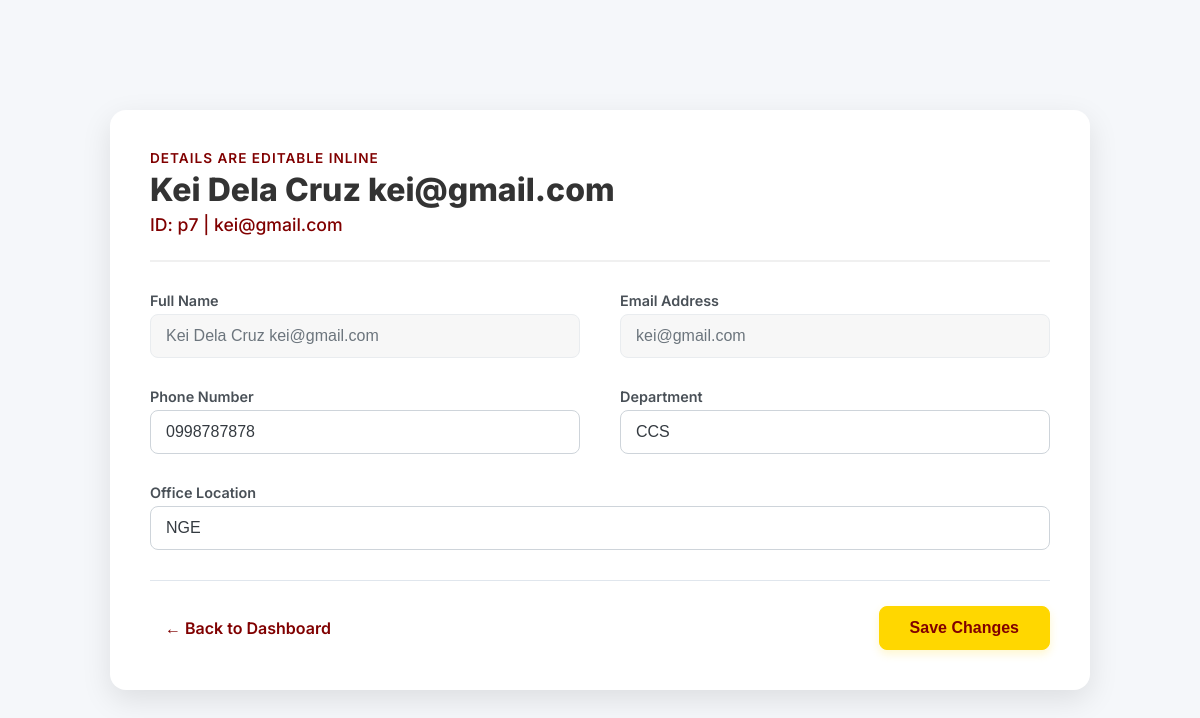
Page /professor/profile/ (signed in) on the earlier database version.
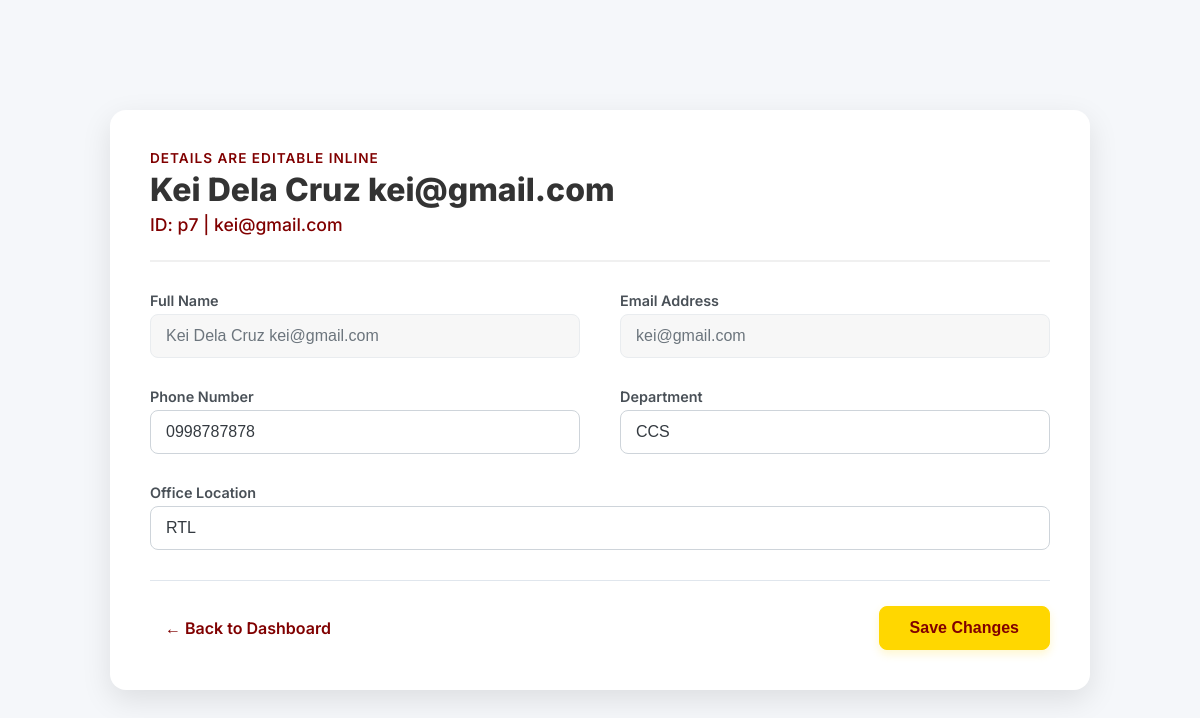
Same page on the later database version.
### professor_inline/models.py (models this page shows, shortened)
class Professor(models.Model):
    user = models.OneToOneField(User, on_delete=models.CASCADE)
    first_name = models.CharField(max_length=100)
    last_name = models.CharField(max_length=100)
    email = models.EmailField(unique=True) # Usually linked to user.email
    profile_picture = models.ImageField(upload_to='professor_pics/', blank=True, null=True)
    department = models.CharField(max_length=100, blank=True)
    office_location = models.CharField(max_length=100, blank=True)
    phone_number = models.CharField(max_length=20, blank=True, null=True) # New field
    @property
    def full_name(self):
        return f"{self.first_name} {self.last_name}".strip()

### professor_inline/views.py (the view)
# urls.py: path('professor/profile/', views.professor_profile_page, name='professor_profile_page'),
@login_required
def professor_profile_page(request):
    professor, created = Professor.objects.get_or_create(user=request.user)
    professor_pk = professor.pk
    context = {
        'professor': professor,
        'professor_pk': professor_pk,
        'first_name': professor.first_name,
        'last_name': professor.last_name,
        'email': professor.email, # This field is READONLY in the design
        'phone_number': getattr(professor, 'phone_number', ''),
        'department': professor.department,
        'office_location': professor.office_location,
        'api_url': f'/api/professors/{professor_pk}/profile',
    }
    return render(request, 'professor_inline/profile.html', context)

### professor_inline/templates/professor_inline/profile.html (shortened to what this page needs)
{% load static %}
<!DOCTYPE html>
<html lang="en">
<head>
    <link rel="stylesheet" href="{% static 'profile.css' %}?v=6.0">
</head>
<body>
    <div class="profile-card">
        <div class="profile-header">
            <div class="profile-info" style="margin-left: 0; text-align: left;">
                <span class="details-editable-hint">DETAILS ARE EDITABLE INLINE</span>
                <div class="professor-name-email">
                    {{ professor.first_name }} {{ professor.last_name }}
                </div>
                <span class="professor-id-email-line">
                    ID: p{{ professor.pk }} | {{ email|default:"[Email Address]" }}
                </span>
            </div>
        </div>
        <form id="profile-form">
            <div class="form-grid">
                <div class="form-field">
                    <label>Full Name</label>
                    <input type="text" value="{{ professor.full_name }}" readonly class="read-only-input">
                </div>
                <div class="form-field">
                    <label>Email Address</label>
                    <input type="email" value="{{ email }}" readonly class="read-only-input">
                </div>
                <div class="form-field">
                    <label for="phone_number">Phone Number</label>
                    <input type="text" id="phone_number" name="phone_number" value="{{ phone_number|default:'' }}"
                        data-original-value="{{ phone_number|default:'' }}">
                </div>
                <div class="form-field">
                    <label for="department">Department</label>
                    <input type="text" id="department" name="department" value="{{ department|default:'' }}"
                        data-original-value="{{ department|default:'' }}">
                </div>
                <div class="form-field" style="grid-column: 1 / -1;">
                    <label for="office_location">Office Location</label>
                    <input type="text" id="office_location" name="office_location"
                        value="{{ office_location|default:'' }}" data-original-value="{{ office_location|default:'' }}">
                </div>
            </div>
            <div class="form-actions">
                <a href="{% url 'professor_dashboard' %}" class="back-btn">
                    &#x2190; Back to Dashboard
                </a>
                <button type="button" id="save-profile-btn">Save Changes</button>
            </div>
        </form>
    </div>
</body>
</html>

Differences in the rows shown:
changed Professor "Kei Dela Cruz": office_location "NGE" → "RTL"
